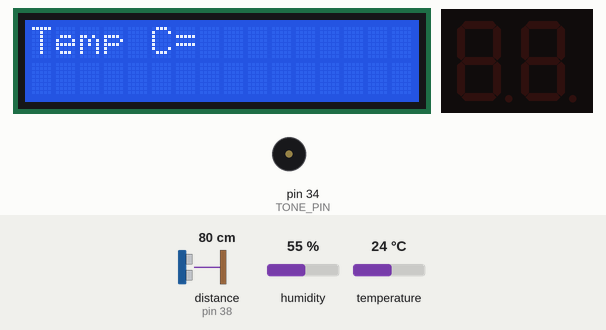
A sketch run on a simulated Arduino Mega 2560, built with avr-gcc and run on an emulated ATmega2560. On the bench: 16×2 character LCD, 2-digit seven-segment display, buzzer (waves = sounding). Wiring (inferred from the names in the program): ultrasonic range finder: trigger pin 36; echo pin 38. Inputs (shaded band) come from the test bench; at power-on: distance to the obstacle (sensor on pin 38) 80 cm, humidity 55 %, temperature 24 °C. The echo pulse lasts 58.3 µs per cm; what the sketch prints to the serial monitor is not drawn.

Above: at 0.6 s.
At 3.4 s:
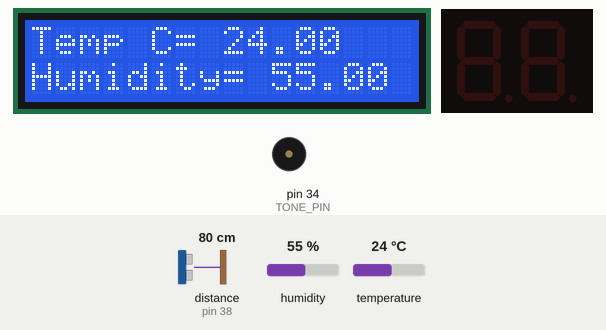
3.5 s: distance to the obstacle (sensor on pin 38) set to 12 cm
6.5 s: distance to the obstacle (sensor on pin 38) set to 9 cm
At 27.84 s:
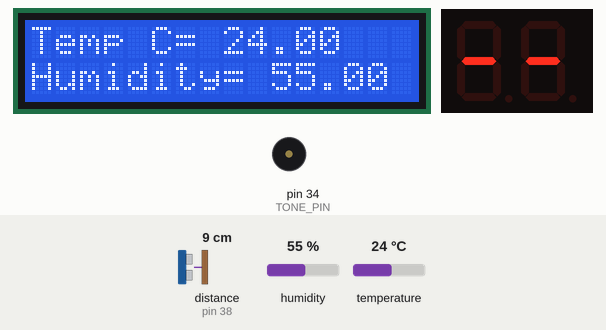
At 49.5 s:
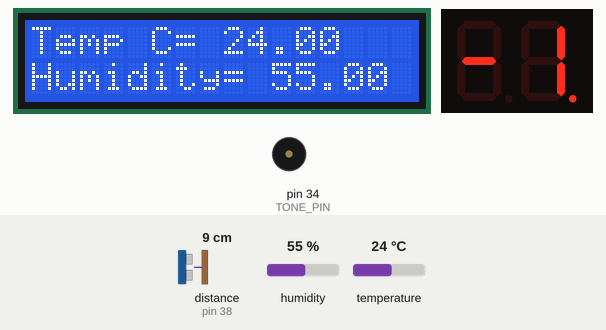
Timing chart, 0 to 50.4 s (numbered marks = the images above; inputs shaded):
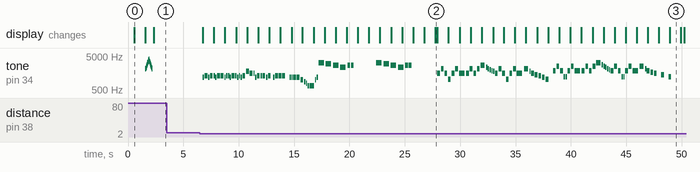

Measured:
- the behaviour switches between 11 and 10 cm on distance to the obstacle (sensor on pin 38) (found by bisection; images 1 and 2)
- after the input at 3.5 s, every drawn part: stays the same
- after the input at 6.5 s, tone on pin 34 (TONE_PIN): plays 1175 Hz for 0.13 s, 1319 Hz for 0.13 s, 1319 Hz for 0.13 s, 1175 Hz for 0.13 s, 1319 Hz for 0.25 s, 1319 Hz for 0.13 s … (120 notes in this stretch), starting after 0.26 s; the display: first changes after 0.26 s (image 2 shows a later state)

The sketch:

Hand_Wash_Timer.ino
```cpp
#include <Wire.h>
#include "pitches.h"
#include "noteDurations.h"
#include "Adafruit_LEDBackpack.h"
#include "Adafruit_GFX.h"
#include "SevSeg.h"
SevSeg sevseg;
#include <dht.h>

#define dht_apin A0  // The humidity sensor sends its data to this analog pin

dht DHT;

#include <LiquidCrystal.h>

const int rs = 12, en = 11, d4 = 5, d5 = 4, d6 = 3, d7 = 2;
LiquidCrystal lcd(rs, en, d4, d5, d6, d7);

//The Ultrasonic sensor's pins
const int trigPin = 36;
const int echoPin = 38;

float duration, distance;
unsigned long currentTime;
int countDown;


// pitches.h defines all the frequencies for the different notes in different octaves
// Here we pick a default octave for a note without octave specified, so it is easy to change it in one place
// For example, if you want to go down an octave, change NOTE_C7 to NOTE_C6 and so on

#define NOTE_C  NOTE_C7
#define NOTE_CS NOTE_CS7
#define NOTE_D  NOTE_D7
#define NOTE_DS NOTE_DS7
#define NOTE_E  NOTE_E7
#define NOTE_F  NOTE_F7
#define NOTE_FS NOTE_FS7
#define NOTE_G  NOTE_G7
#define NOTE_GS NOTE_GS7
#define NOTE_A  NOTE_A7
#define NOTE_AS NOTE_AS7
#define NOTE_B  NOTE_B7


// The Piezo uses pin 34 in our project
#define TONE_PIN 34

// All of our tunes have the same characteristics
// A Note in a melody has a frequency and a duration (1 = whole note, 2 = half note, etc)
// A melody consists of an array of such Notes (the melody)
// playTunes takes a pointer to the melody array of Notes, as well as a speedup factor.
// The speedup factor is to facilitate playing at a higher speed (1 plays at intended speed,
// 2 at twice the speed and so on) without having to modify the noteDurations array

typedef struct Note {
  int frequency;
  float duration;
} Note;

typedef struct Melody {
  Note *notes;
  int numNotes;
  int wholeNoteDurationMs;
} Melody;

// This melody is playing all the notes of the octave from C up to B and back down to C

Note melodyStart[] = {
  {NOTE_C, NOTE_WHOLE}, {NOTE_CS, NOTE_WHOLE}, {NOTE_D, NOTE_WHOLE}, {NOTE_DS, NOTE_WHOLE}, {NOTE_E, NOTE_WHOLE}, {NOTE_F, NOTE_WHOLE}, {NOTE_FS, NOTE_WHOLE}, {NOTE_G, NOTE_WHOLE}, {NOTE_GS, NOTE_WHOLE}, {NOTE_A, NOTE_WHOLE}, {NOTE_AS, NOTE_WHOLE}, {NOTE_B, NOTE_WHOLE},
  {NOTE_AS, NOTE_WHOLE}, {NOTE_A, NOTE_WHOLE}, {NOTE_GS, NOTE_WHOLE}, {NOTE_G, NOTE_WHOLE}, {NOTE_FS, NOTE_WHOLE}, {NOTE_F, NOTE_WHOLE}, {NOTE_E, NOTE_WHOLE}, {NOTE_DS, NOTE_WHOLE}, {NOTE_D, NOTE_WHOLE}, {NOTE_CS, NOTE_WHOLE}, {NOTE_C, NOTE_WHOLE}
};


// Happy Birthday

Note melody[] = {
  {NOTE_G6, DOTTED(NOTE_EIGHTH)}, {NOTE_G6, NOTE_SIXTEENTH}, {NOTE_A6, NOTE_QUARTER}, {NOTE_G6, NOTE_QUARTER}, {NOTE_C7, NOTE_QUARTER}, {NOTE_B6, NOTE_HALF},
  {NOTE_G6, DOTTED(NOTE_EIGHTH)}, {NOTE_G6, NOTE_SIXTEENTH}, {NOTE_A6, NOTE_QUARTER}, {NOTE_G6, NOTE_QUARTER}, {NOTE_D7, NOTE_QUARTER}, {NOTE_C7, NOTE_HALF},
  {NOTE_G6, DOTTED(NOTE_EIGHTH)}, {NOTE_G6, NOTE_SIXTEENTH}, {NOTE_E7, NOTE_QUARTER}, {NOTE_D7, NOTE_QUARTER}, {NOTE_C7, NOTE_QUARTER}, {NOTE_B6, NOTE_QUARTER}, {NOTE_A6, NOTE_HALF},
  {NOTE_F7, DOTTED(NOTE_EIGHTH)}, {NOTE_F7, NOTE_SIXTEENTH}, {NOTE_E7, NOTE_QUARTER}, {NOTE_C7, NOTE_QUARTER}, {NOTE_D7, NOTE_QUARTER}, {NOTE_C7, NOTE_HALF},
};

// Do a deer - Sound of Music

Note melody2[] = {
  {NOTE_C6, DOTTED(NOTE_QUARTER)}, {NOTE_D6, NOTE_EIGHTH}, {NOTE_E6, DOTTED(NOTE_QUARTER)}, {NOTE_C6, NOTE_EIGHTH}, {NOTE_E6, NOTE_QUARTER}, {NOTE_C6, NOTE_QUARTER}, {NOTE_E6, NOTE_HALF},
  {NOTE_D6, DOTTED(NOTE_QUARTER)}, {NOTE_E6, NOTE_EIGHTH}, {NOTE_F6, NOTE_EIGHTH}, {NOTE_F6, NOTE_EIGHTH}, {NOTE_E6, NOTE_EIGHTH}, {NOTE_D6, NOTE_EIGHTH}, {NOTE_F6, NOTE_WHOLE},
  {NOTE_E6, DOTTED(NOTE_QUARTER)}, {NOTE_F6, NOTE_EIGHTH}, {NOTE_G6, DOTTED(NOTE_QUARTER)}, {NOTE_E6, NOTE_EIGHTH}, {NOTE_G6, NOTE_QUARTER}, {NOTE_E6, NOTE_QUARTER}, {NOTE_G6, NOTE_HALF},
  {NOTE_F6, DOTTED(NOTE_QUARTER)}, {NOTE_G6, NOTE_EIGHTH}, {NOTE_A6, NOTE_EIGHTH}, {NOTE_A6, NOTE_EIGHTH}, {NOTE_G6, NOTE_EIGHTH}, {NOTE_F6, NOTE_EIGHTH}, {NOTE_A6, NOTE_WHOLE},
  {NOTE_G6, DOTTED(NOTE_QUARTER)}, {NOTE_C6, NOTE_EIGHTH}, {NOTE_D6, NOTE_EIGHTH}, {NOTE_E6, NOTE_EIGHTH}, {NOTE_F6, NOTE_EIGHTH}, {NOTE_G6, NOTE_EIGHTH}, {NOTE_A6, NOTE_WHOLE},
  {NOTE_A6, DOTTED(NOTE_QUARTER)}, {NOTE_D6, NOTE_EIGHTH}, {NOTE_E6, NOTE_EIGHTH}, {NOTE_F6, NOTE_EIGHTH}, {NOTE_G6, NOTE_EIGHTH}, {NOTE_A6, NOTE_EIGHTH}, {NOTE_B6, NOTE_WHOLE},
  {NOTE_B6, DOTTED(NOTE_QUARTER)}, {NOTE_E6, NOTE_EIGHTH}, {NOTE_F6, NOTE_EIGHTH}, {NOTE_G6, NOTE_EIGHTH}, {NOTE_A6, NOTE_EIGHTH}, {NOTE_B6, NOTE_EIGHTH}, {NOTE_C7, NOTE_WHOLE},
  {NOTE_C7, NOTE_EIGHTH}, {NOTE_B6, NOTE_EIGHTH}, {NOTE_A6, NOTE_QUARTER}, {NOTE_F6, NOTE_QUARTER}, {NOTE_B6, NOTE_QUARTER}, {NOTE_G6, NOTE_QUARTER},
  {NOTE_C7, NOTE_QUARTER}, {NOTE_G6, NOTE_QUARTER}, {NOTE_E6, NOTE_QUARTER}, {NOTE_C6, NOTE_QUARTER},
  {NOTE_C6, NOTE_EIGHTH}, {NOTE_D6, NOTE_EIGHTH}, {NOTE_E6, NOTE_EIGHTH}, {NOTE_F6, NOTE_EIGHTH}, {NOTE_G6, NOTE_EIGHTH}, {NOTE_A6, NOTE_EIGHTH}, {NOTE_B6, NOTE_QUARTER},
  {NOTE_C7, NOTE_QUARTER}, {NOTE_G6, NOTE_QUARTER}, {NOTE_C7, NOTE_QUARTER},


};

// We Will Rock You! Queen

Note melody3[] = {
  {NOTE_D6, NOTE_EIGHTH}, {NOTE_E6, NOTE_EIGHTH}, {NOTE_E6, NOTE_EIGHTH}, {NOTE_D6, NOTE_EIGHTH}, {NOTE_E6, NOTE_QUARTER}, {NOTE_E6, NOTE_EIGHTH}, {NOTE_D6, NOTE_EIGHTH},
  {NOTE_E6, NOTE_QUARTER}, {NOTE_E6, NOTE_QUARTER}, {NOTE_D6, NOTE_EIGHTH}, {NOTE_E6, NOTE_EIGHTH}, {NOTE_E6, NOTE_EIGHTH}, {NOTE_D6, NOTE_EIGHTH},
  {NOTE_E6, NOTE_QUARTER}, {NOTE_E6, NOTE_EIGHTH}, {NOTE_D6, NOTE_EIGHTH}, {NOTE_E6, NOTE_EIGHTH}, {NOTE_D6, NOTE_EIGHTH}, {NOTE_E6, NOTE_QUARTER},
  {NOTE_A6, NOTE_QUARTER}, {NOTE_G6, NOTE_QUARTER},  {NOTE_G6, NOTE_EIGHTH}, {NOTE_D6, NOTE_EIGHTH}, {NOTE_E6, NOTE_QUARTER},

  {NOTE_E6, NOTE_EIGHTH}, {NOTE_E6, NOTE_QUARTER}, {NOTE_D6, NOTE_EIGHTH}, {NOTE_E6, NOTE_QUARTER}, {REST, NOTE_EIGHTH}, {NOTE_D6, NOTE_EIGHTH},
  {NOTE_E6, NOTE_QUARTER}, {NOTE_E6, NOTE_QUARTER}, {NOTE_E6, NOTE_QUARTER}, {REST, NOTE_QUARTER},
  {NOTE_D6, NOTE_EIGHTH}, {NOTE_D6, NOTE_EIGHTH}, {NOTE_D6, NOTE_QUARTER}, {NOTE_D6, NOTE_QUARTER}, {NOTE_B5, NOTE_QUARTER},

  {NOTE_A5, NOTE_EIGHTH}, {NOTE_G5, NOTE_EIGHTH}, {NOTE_E5, NOTE_EIGHTH}, {NOTE_E5, NOTE_EIGHTH}, {NOTE_E5, NOTE_QUARTER}, {NOTE_B5, NOTE_EIGHTH}, {NOTE_D6, NOTE_EIGHTH},

  {NOTE_G7, NOTE_HALF}, {NOTE_FS7, NOTE_HALF}, {NOTE_E7, NOTE_HALF}, {NOTE_D7, NOTE_HALF}, {NOTE_E7, NOTE_QUARTER}, {NOTE_E7, NOTE_QUARTER}, {REST, NOTE_HALF}, {REST, NOTE_WHOLE},
  {NOTE_G7, NOTE_HALF}, {NOTE_FS7, NOTE_HALF}, {NOTE_E7, NOTE_HALF}, {NOTE_D7, NOTE_HALF}, {NOTE_E7, NOTE_QUARTER}, {NOTE_E7, NOTE_QUARTER}, {REST, NOTE_HALF}, {REST, NOTE_WHOLE},

};

// Jeopardy!

Note melody4[] = {
  {NOTE_G6, NOTE_QUARTER}, {NOTE_C7, NOTE_QUARTER}, {NOTE_G6, NOTE_QUARTER}, {NOTE_C6, NOTE_QUARTER},
  {NOTE_G6, NOTE_QUARTER}, {NOTE_C7, NOTE_QUARTER}, {NOTE_G6, NOTE_HALF},
  {NOTE_G6, NOTE_QUARTER}, {NOTE_C7, NOTE_QUARTER}, {NOTE_G6, NOTE_QUARTER}, {NOTE_C7, NOTE_QUARTER},
  {NOTE_E7, DOTTED(NOTE_QUARTER)}, {NOTE_D7, NOTE_EIGHTH}, {NOTE_C7, NOTE_EIGHTH}, {NOTE_B6, NOTE_EIGHTH}, {NOTE_AS6, NOTE_EIGHTH}, {NOTE_A6, NOTE_EIGHTH},

  {NOTE_G6, NOTE_QUARTER}, {NOTE_C7, NOTE_QUARTER}, {NOTE_G6, NOTE_QUARTER}, {NOTE_C6, NOTE_QUARTER},
  {NOTE_G6, NOTE_QUARTER}, {NOTE_C7, NOTE_QUARTER}, {NOTE_G6, NOTE_HALF},
  {NOTE_C7, DOTTED(NOTE_QUARTER)}, {NOTE_A6, NOTE_EIGHTH}, {NOTE_G6, NOTE_QUARTER}, {NOTE_F6, NOTE_QUARTER},
  {NOTE_E6, NOTE_QUARTER}, {NOTE_D6, NOTE_QUARTER}, {NOTE_C6, NOTE_QUARTER}, {REST, NOTE_QUARTER},


  {NOTE_AS6, NOTE_QUARTER}, {NOTE_DS7, NOTE_QUARTER}, {NOTE_AS6, NOTE_QUARTER}, {NOTE_DS6, NOTE_EIGHTH}, {NOTE_DS6, NOTE_EIGHTH},
  {NOTE_AS6, NOTE_QUARTER}, {NOTE_DS7, NOTE_QUARTER}, {NOTE_AS6, NOTE_HALF},
  {NOTE_AS6, NOTE_QUARTER}, {NOTE_DS7, NOTE_QUARTER}, {NOTE_AS6, NOTE_QUARTER}, {NOTE_DS7, NOTE_QUARTER},
  {NOTE_G7, DOTTED(NOTE_QUARTER)}, {NOTE_F7, NOTE_EIGHTH}, {NOTE_DS7, NOTE_EIGHTH}, {NOTE_D7, NOTE_EIGHTH}, {NOTE_C7, NOTE_EIGHTH}, {NOTE_B6, NOTE_EIGHTH},

  {NOTE_AS6, NOTE_QUARTER}, {NOTE_DS7, NOTE_QUARTER}, {NOTE_AS6, NOTE_QUARTER}, {NOTE_DS6, NOTE_EIGHTH}, {NOTE_DS6, NOTE_EIGHTH},
  {NOTE_AS6, NOTE_QUARTER}, {NOTE_DS7, NOTE_QUARTER}, {NOTE_AS6, NOTE_HALF},
  {NOTE_DS7, DOTTED(NOTE_QUARTER)}, {NOTE_C7, NOTE_EIGHTH}, {NOTE_AS6, NOTE_QUARTER}, {NOTE_GS6, NOTE_QUARTER},
  {NOTE_G6, NOTE_QUARTER}, {REST, NOTE_QUARTER}, {NOTE_F6, NOTE_QUARTER}, {REST, NOTE_QUARTER},
  {NOTE_DS6, NOTE_QUARTER}, {REST, NOTE_QUARTER}, {REST, NOTE_HALF},
};


#define MELODY_LENGTH(m) (sizeof(m)/sizeof(m[0]))

Melody melodies[] = {
  {melody, MELODY_LENGTH(melody), 1250}, {melody3, MELODY_LENGTH(melody3), 1000}, {melody4, MELODY_LENGTH(melody4), 1000}
};

#define NUM_MELODIES(m) ((sizeof(m)/sizeof(m[0])))

void setup() {
  Serial.begin(9600);

  delay(500);//Delay to let system boot
  lcd.begin(16, 2);
  lcd.setCursor(0, 0);
  lcd.print("Temp C= ");
  Serial.println("DHT11 Humidity & temperature Sensor\n\n");
  Serial.println("DHT11 Humidity & temperature Sensor\n\n");
  delay(1000);//Wait before accessing Sensor

  Serial.begin(9600);

  while (!Serial) { // needed to keep leonardo/micro from starting too fast!
    delay(10);
  }
  randomSeed(analogRead(0));


  Serial.println(F("ProtoStax Touchless Handwash Timer Demo"));
  pinMode(trigPin, OUTPUT);
  pinMode(echoPin, INPUT);

  byte numDigits = 2;
  byte digitPins[] = {32, 33};
  byte segmentPins[] = {30, 22, 23, 25, 26, 28, 27};

  bool resistorsOnSegments = false;
  byte hardwareConfig = COMMON_ANODE;
  bool updateWithDelays = false;
  bool leadingZeros = true;
  bool disableDecPoint = true;
  byte numberToShow = 25;

  sevseg.begin(hardwareConfig, numDigits, digitPins, segmentPins, resistorsOnSegments,
  updateWithDelays, leadingZeros, disableDecPoint);

  sevseg.setBrightness(90);

  playTune(melodyStart, 23, 48);
}


void loop() {
  DHT.read11(dht_apin);

  lcd.setCursor(0, 0);
  lcd.print("Temp C= ");
  lcd.print(DHT.temperature);
  lcd.setCursor(0, 1);
  lcd.print("Humidity= ");
  lcd.print(DHT.humidity);
  lcd.print(" %");

  Serial.print("Humidity: ");
  Serial.print(DHT.humidity);
  Serial.print("% Temperature ");

  Serial.print(DHT.temperature);
  Serial.print(" C ");

  static int melodyNum = 0;
  static int num = 0;
  static int startMusic = 0;

  digitalWrite(trigPin, LOW);
  delayMicroseconds(2);
  digitalWrite(trigPin, HIGH);
  delayMicroseconds(10);
  digitalWrite(trigPin, LOW);

  duration = pulseIn(echoPin, HIGH);
  distance = (duration*.0343)/2;

  Serial.println(F("------------------------"));
  Serial.println(trigPin);
  Serial.println(echoPin);
  Serial.println(F("Duration, Distance"));
  Serial.println(duration);
  Serial.println(distance);
  Serial.println(F("------------------------\n"));

  if (distance < 10 && !startMusic) {
    startMusic = 1;
    // initializeTimer1();
    countDown = 20;
    currentTime = millis();
    melodyNum = (melodyNum+1) % (NUM_MELODIES(melodies));
  }
  if (startMusic) {
    // Pick the melody to play
    Melody mel = melodies[melodyNum];
    Note *m = mel.notes;
    int mSize = mel.numNotes;
    // speedUp is an easy way to speed up the playing of the notes. The best way would be to
    // set the wholeNoteDurationMs appropriately.
    int speedUp = 1;

    noTone(TONE_PIN); // Start with a clean slate
    for (int thisNote = 0; thisNote < mSize; thisNote++) {

      // to calculate the note duration, take the duration of the whole note and multiply by the note type.
      //e.g. quarter note = wholeNoteDurationMs * 0.25, eighth note = wholeNoteDurationMs * 1/8 (0.125), etc.
      // reduce the duration by the speedup factor to increase the speed of playing
      // by an appropriate amount
      int noteDuration = mel.wholeNoteDurationMs * m[thisNote].duration / speedUp;
      unsigned long noteTime = millis();
      tone(TONE_PIN, m[thisNote].frequency, noteDuration);

      // to distinguish the notes, set a minimum time between them.
      // the note's duration + 30% seems to work well:
      int pauseBetweenNotes = noteDuration * 1.30;

      unsigned long nowTime = millis();
      countDown = 20 - (int)((nowTime - currentTime)/1000);

      // Look Ma No delay()!
      // Don't use delay(), as we still want to update the countDown timer
      // and update the display
      while(millis() - noteTime <= pauseBetweenNotes) {
        countDown = 20 - (int)((millis() - currentTime)/1000);

        sevseg.setNumber(countDown,0);
        sevseg.refreshDisplay();

        delay(1);
      }
      noTone(TONE_PIN);

      sevseg.setNumber(countDown,0);
      sevseg.refreshDisplay();

    }
    delay(100);
    if (countDown <= 0) {
      startMusic = 0;

      sevseg.setNumber(1234,0); //after countdown shows endNumber, show this number.
      sevseg.refreshDisplay();

    }
  }

  delay(100);

}

// This function is used to play a given melody
// Arguments are:
// array of Notes for the melody
// size of array
// speedup factor - higher number plays the melody faster
// This uses delay() and is shown for reference
// It is also used in setup() to play a quick initialization music
// This assumes that the whole note is of duration 1000 milliseconds

void playTune(Note *m, int mSize, int speedUp) {
  noTone(TONE_PIN); // Start with a clean slate
  for (int thisNote = 0; thisNote < mSize; thisNote++) {

    // to calculate the note duration, take one second multiplies by the note type.
    //e.g. quarter note = 1000.0 * 0.25, eighth note = 1000 * 1/8 (0.125), etc.
    // reduce the duration by the speedup factor to increase the speed of playing
    // by an appropriate amount
    int noteDuration = 1000.0 * m[thisNote].duration / speedUp;
    tone(TONE_PIN, m[thisNote].frequency, noteDuration);

    // to distinguish the notes, set a minimum time between them.
    // the note's duration + 30% seems to work well:
    int pauseBetweenNotes = noteDuration * 1.30;
    delay(pauseBetweenNotes);
    // stop the tone playing:
    noTone(TONE_PIN);
  }
  delay(100);

}
```

noteDurations.h
```cpp
/*************************************************
 * Public Constants
 *************************************************/

#define NOTE_WHOLE 1
#define NOTE_HALF 0.5f
#define NOTE_QUARTER 0.25f
#define NOTE_EIGHTH 0.125f
#define NOTE_SIXTEENTH 0.0625f

#define DOTTED(X) (X * 1.5f)
```

pitches.h
```cpp
/*************************************************
 * Public Constants
 *************************************************/

#define REST     0
#define NOTE_B0  31
#define NOTE_C1  33
#define NOTE_CS1 35
#define NOTE_D1  37
#define NOTE_DS1 39
#define NOTE_E1  41
#define NOTE_F1  44
#define NOTE_FS1 46
#define NOTE_G1  49
#define NOTE_GS1 52
#define NOTE_A1  55
#define NOTE_AS1 58
#define NOTE_B1  62
#define NOTE_C2  65
#define NOTE_CS2 69
#define NOTE_D2  73
#define NOTE_DS2 78
#define NOTE_E2  82
#define NOTE_F2  87
#define NOTE_FS2 93
#define NOTE_G2  98
#define NOTE_GS2 104
#define NOTE_A2  110
#define NOTE_AS2 117
#define NOTE_B2  123
#define NOTE_C3  131
#define NOTE_CS3 139
#define NOTE_D3  147
#define NOTE_DS3 156
#define NOTE_E3  165
#define NOTE_F3  175
#define NOTE_FS3 185
#define NOTE_G3  196
#define NOTE_GS3 208
#define NOTE_A3  220
#define NOTE_AS3 233
#define NOTE_B3  247
#define NOTE_C4  262
#define NOTE_CS4 277
#define NOTE_D4  294
#define NOTE_DS4 311
#define NOTE_E4  330
#define NOTE_F4  349
#define NOTE_FS4 370
#define NOTE_G4  392
#define NOTE_GS4 415
#define NOTE_A4  440
#define NOTE_AS4 466
#define NOTE_B4  494
#define NOTE_C5  523
#define NOTE_CS5 554
#define NOTE_D5  587
#define NOTE_DS5 622
#define NOTE_E5  659
#define NOTE_F5  698
#define NOTE_FS5 740
#define NOTE_G5  784
#define NOTE_GS5 831
#define NOTE_A5  880
#define NOTE_AS5 932
#define NOTE_B5  988
#define NOTE_C6  1047
#define NOTE_CS6 1109
#define NOTE_D6  1175
#define NOTE_DS6 1245
#define NOTE_E6  1319
#define NOTE_F6  1397
#define NOTE_FS6 1480
#define NOTE_G6  1568
#define NOTE_GS6 1661
#define NOTE_A6  1760
#define NOTE_AS6 1865
#define NOTE_B6  1976
#define NOTE_C7  2093
#define NOTE_CS7 2217
#define NOTE_D7  2349
#define NOTE_DS7 2489
#define NOTE_E7  2637
#define NOTE_F7  2794
#define NOTE_FS7 2960
#define NOTE_G7  3136
#define NOTE_GS7 3322
#define NOTE_A7  3520
#define NOTE_AS7 3729
#define NOTE_B7  3951
#define NOTE_C8  4186
#define NOTE_CS8 4435
#define NOTE_D8  4699
#define NOTE_DS8 4978
```
